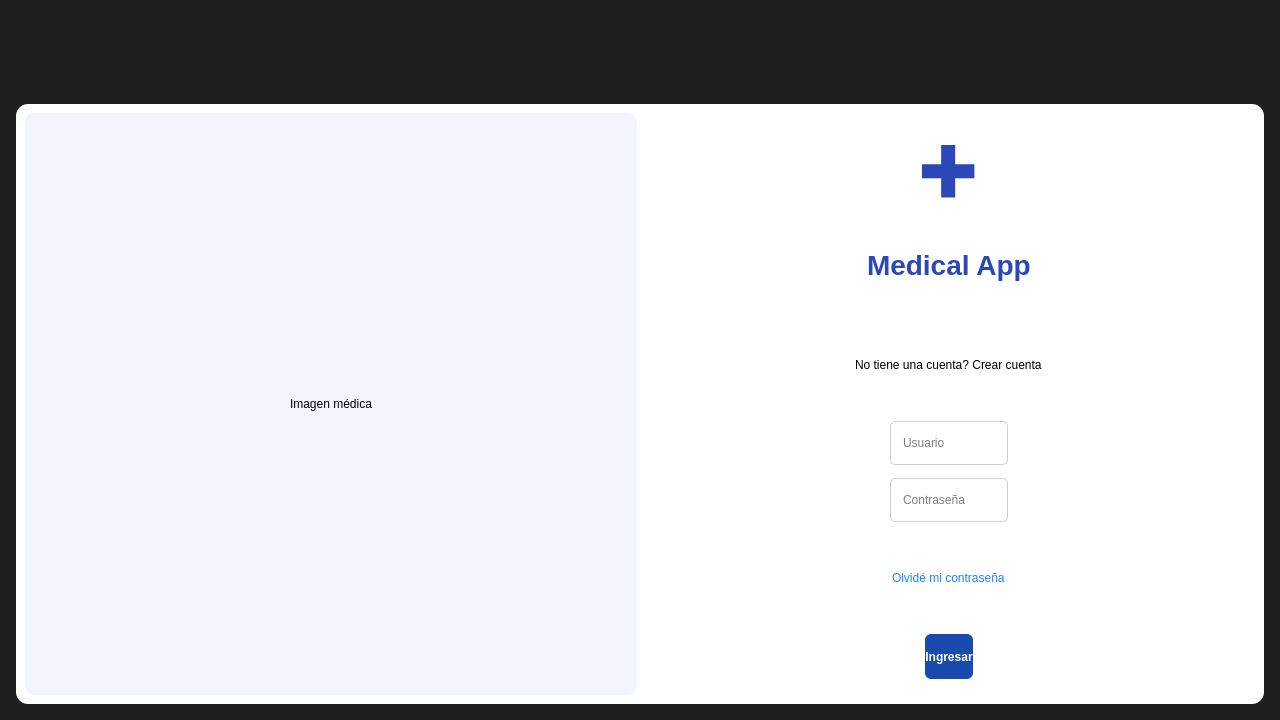
<?xml version="1.0" encoding="UTF-8"?>
<ui version="4.0">
 <class>LoginWindow</class>
 <widget class="QMainWindow" name="LoginWindow">
  <property name="geometry">
   <rect>
    <x>0</x>
    <y>0</y>
    <width>1280</width>
    <height>720</height>
   </rect>
  </property>
  <property name="windowTitle">
   <string>Medical App</string>
  </property>

  <widget class="QWidget" name="centralwidget">
   <property name="styleSheet">
    <string notr="true">
QWidget#centralwidget{
    background:#1f1f1f;
}
QFrame#cardFrame{
    background:white;
    border-radius:12px;
}
QLineEdit{
    border:1px solid #cfcfcf;
    border-radius:5px;
    padding-left:10px;
    min-height:42px;
}
QPushButton{
    background:#194AAE;
    color:white;
    border:none;
    border-radius:6px;
    min-height:45px;
    font-weight:bold;
}
QPushButton:hover{
    background:#225ccf;
}
    </string>
   </property>

   <layout class="QVBoxLayout" name="verticalLayoutMain">

    <item>
     <spacer name="verticalSpacerTop">
      <property name="orientation">
       <enum>Qt::Vertical</enum>
      </property>
      <property name="sizeHint">
       <size>
        <width>20</width>
        <height>20</height>
       </size>
      </property>
     </spacer>
    </item>

    <item>
     <layout class="QHBoxLayout" name="horizontalLayoutCenter">

      <item>
       <spacer name="leftSpacer">
        <property name="orientation">
         <enum>Qt::Horizontal</enum>
        </property>
       </spacer>
      </item>

      <item>
       <widget class="QFrame" name="cardFrame">
        <property name="minimumSize">
         <size>
          <width>1100</width>
          <height>600</height>
         </size>
        </property>

        <layout class="QHBoxLayout" name="horizontalLayoutCard">

         <item>
          <widget class="QLabel" name="lblImage">
           <property name="minimumSize">
            <size>
             <width>520</width>
             <height>580</height>
            </size>
           </property>
           <property name="styleSheet">
            <string notr="true">
background:#f2f4ff;
border-radius:10px;
            </string>
           </property>
           <property name="text">
            <string>Imagen médica</string>
           </property>
           <property name="alignment">
            <set>Qt::AlignCenter</set>
           </property>
          </widget>
         </item>

         <item>
          <widget class="QWidget" name="rightPanel">

           <layout class="QVBoxLayout" name="verticalLayoutForm">

            <item>
             <spacer name="topSpacer">
              <property name="orientation">
               <enum>Qt::Vertical</enum>
              </property>
             </spacer>
            </item>

            <item alignment="Qt::AlignHCenter">
             <widget class="QLabel" name="lblLogo">
              <property name="text">
               <string>✚</string>
              </property>
              <property name="styleSheet">
               <string notr="true">
font-size:72px;
font-weight:bold;
color:#2c48b8;
               </string>
              </property>
             </widget>
            </item>

            <item alignment="Qt::AlignHCenter">
             <widget class="QLabel" name="lblTitle">
              <property name="text">
               <string>Medical App</string>
              </property>
              <property name="styleSheet">
               <string notr="true">
font-size:28px;
font-weight:700;
color:#2c48b8;
               </string>
              </property>
             </widget>
            </item>

            <item>
             <spacer name="sp1">
              <property name="orientation">
               <enum>Qt::Vertical</enum>
              </property>
             </spacer>
            </item>

            <item alignment="Qt::AlignHCenter">
             <widget class="QLabel" name="lblRegister">
              <property name="text">
               <string>No tiene una cuenta? Crear cuenta</string>
              </property>
             </widget>
            </item>

            <item>
             <spacer name="sp2">
              <property name="orientation">
               <enum>Qt::Vertical</enum>
              </property>
             </spacer>
            </item>

            <item alignment="Qt::AlignHCenter">
             <widget class="QLineEdit" name="txtUser">
              <property name="minimumWidth">
               <number>300</number>
              </property>
              <property name="placeholderText">
               <string>Usuario</string>
              </property>
             </widget>
            </item>

            <item>
             <spacer name="sp3">
              <property name="orientation">
               <enum>Qt::Vertical</enum>
              </property>
             </spacer>
            </item>

            <item alignment="Qt::AlignHCenter">
             <widget class="QLineEdit" name="txtPassword">
              <property name="minimumWidth">
               <number>300</number>
              </property>
              <property name="echoMode">
               <enum>QLineEdit::Password</enum>
              </property>
              <property name="placeholderText">
               <string>Contraseña</string>
              </property>
             </widget>
            </item>

            <item>
             <spacer name="sp4">
              <property name="orientation">
               <enum>Qt::Vertical</enum>
              </property>
             </spacer>
            </item>

            <item alignment="Qt::AlignHCenter">
             <widget class="QLabel" name="lblForgot">
              <property name="text">
               <string>Olvidé mi contraseña</string>
              </property>
              <property name="styleSheet">
               <string notr="true">
color:#1f80ff;
               </string>
              </property>
             </widget>
            </item>

            <item>
             <spacer name="sp5">
              <property name="orientation">
               <enum>Qt::Vertical</enum>
              </property>
             </spacer>
            </item>

            <item alignment="Qt::AlignHCenter">
             <widget class="QPushButton" name="btnLogin">
              <property name="minimumWidth">
               <number>320</number>
              </property>
              <property name="text">
               <string>Ingresar</string>
              </property>
             </widget>
            </item>

            <item>
             <spacer name="bottomSpacer">
              <property name="orientation">
               <enum>Qt::Vertical</enum>
              </property>
             </spacer>
            </item>

           </layout>

          </widget>
         </item>

        </layout>
       </widget>
      </item>

      <item>
       <spacer name="rightSpacer">
        <property name="orientation">
         <enum>Qt::Horizontal</enum>
        </property>
       </spacer>
      </item>

     </layout>
    </item>

    <item>
     <spacer name="verticalSpacerBottom">
      <property name="orientation">
       <enum>Qt::Vertical</enum>
      </property>
     </spacer>
    </item>

   </layout>
  </widget>
 </widget>

 <resources/>
 <connections/>
</ui>
